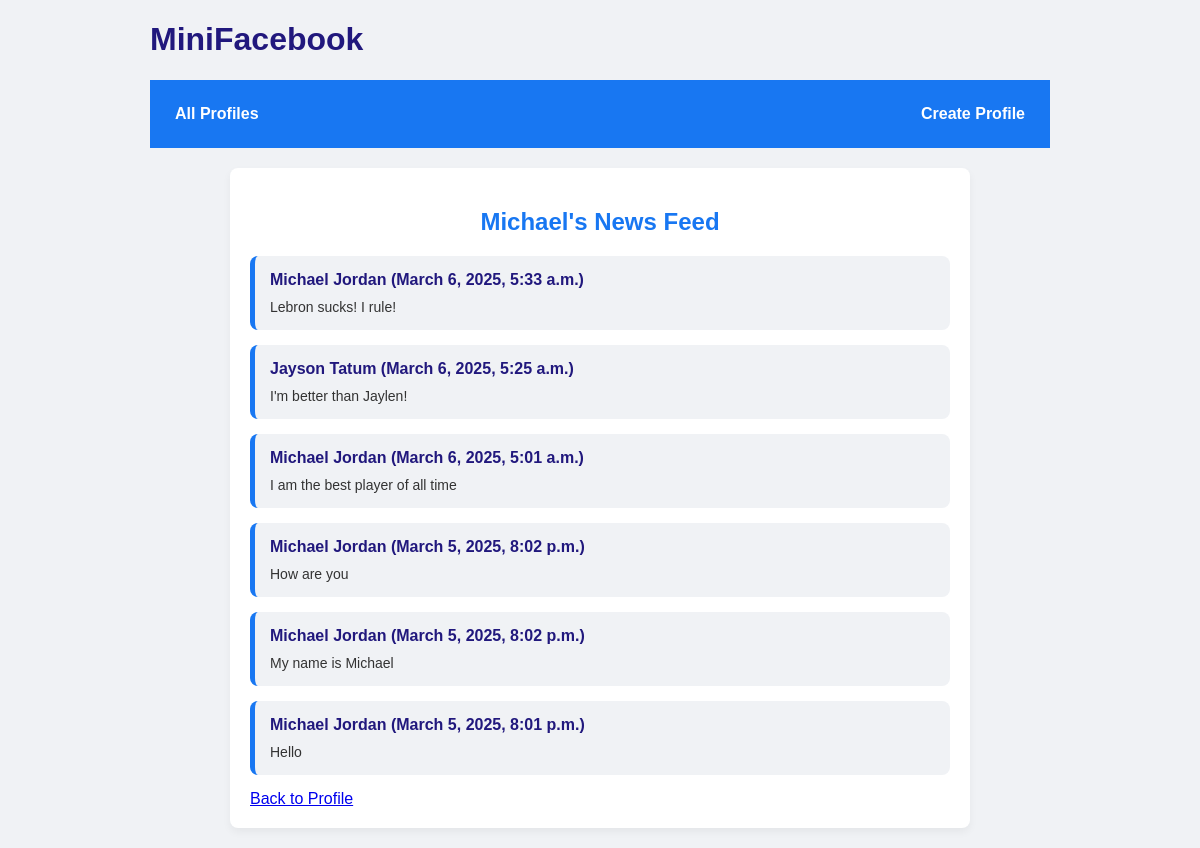
Before: /mini_fb/profile/1/news_feed/ with the older database file.
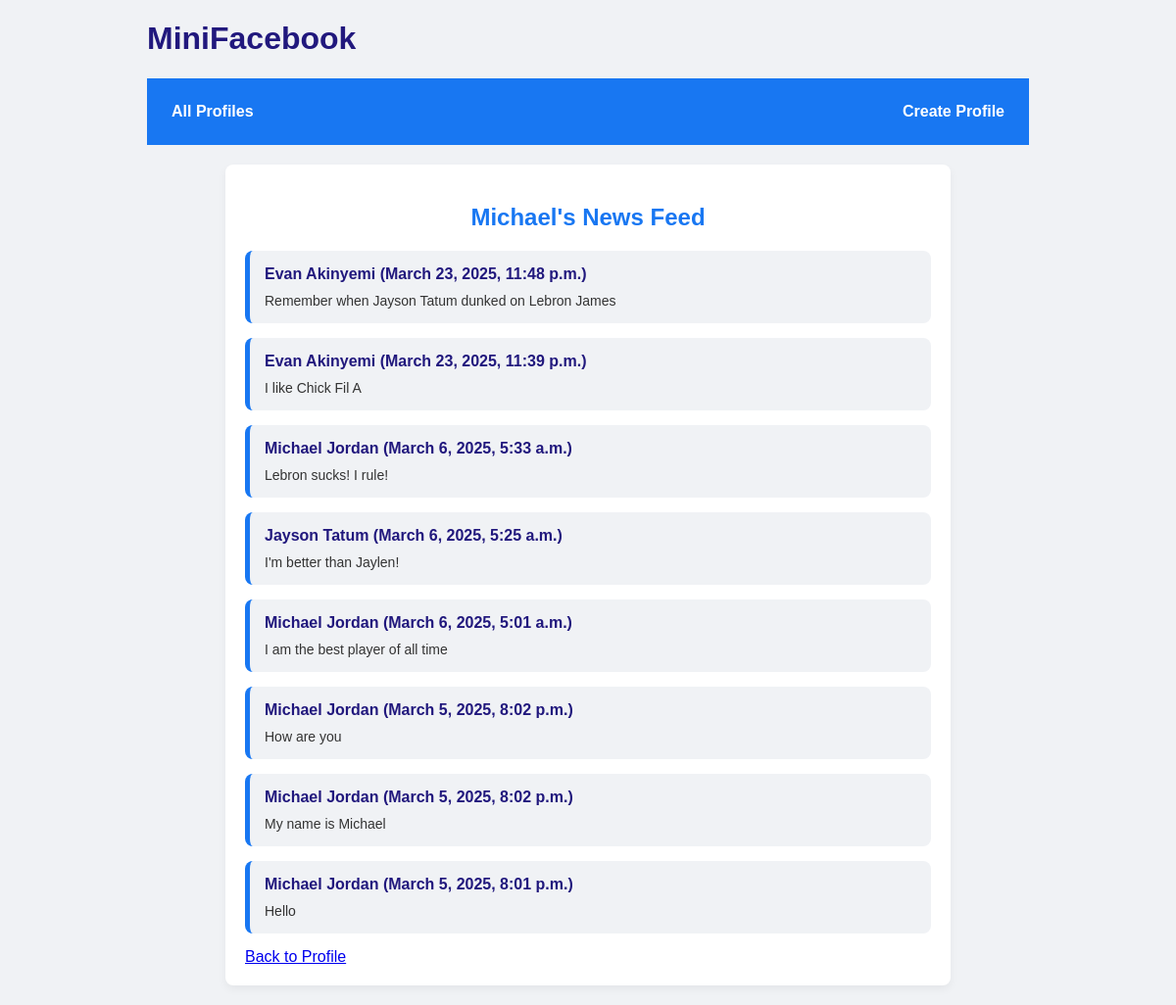
After: the same page with the newer database file.
### cs412/mini_fb/models.py (models this page shows, shortened)
class StatusMessage(models.Model):
    profile = models.ForeignKey(Profile, on_delete=models.CASCADE)
    message = models.TextField()
    timestamp = models.DateTimeField(auto_now_add=True)

class Profile(models.Model):
    user = models.OneToOneField(User, on_delete=models.CASCADE, related_name="profile", default=1)
    first_name = models.CharField(max_length=100)
    last_name = models.CharField(max_length=100)
    city = models.CharField(max_length=100)
    email = models.EmailField(unique=True)
    profile_image_url = models.URLField(blank=True, null=True)
    def get_friends(self):
        friends1 = Friend.objects.filter(profile1=self).values_list('profile2', flat=True)
        friends2 = Friend.objects.filter(profile2=self).values_list('profile1', flat=True)
        friend_ids = list(friends1) + list(friends2)
        return Profile.objects.filter(id__in=friend_ids)
    def get_news_feed(self):
        friend_ids = self.get_friends().values_list('id', flat=True)
        all_ids = list(friend_ids) + [self.id]
        return StatusMessage.objects.filter(profile__id__in=all_ids).order_by('-timestamp')

### cs412/mini_fb/views.py (the view)
# urls.py: path('profile/<int:pk>/news_feed/', ShowNewsFeedView.as_view(), name="news_feed"),
class ShowNewsFeedView(DetailView):
    model = Profile
    template_name = "mini_fb/news_feed.html"
    context_object_name = "profile"
    def get_context_data(self, **kwargs):
        context = super().get_context_data(**kwargs)
        profile = self.get_object()
        context["feed"] = profile.get_news_feed()
        return context

### cs412/mini_fb/templates/mini_fb/news_feed.html
{% extends 'mini_fb/base.html' %}
{% block content %}
<div class="news-feed">
<h2>{{ profile.first_name }}'s News Feed</h2>
{% for status in feed %}
    <article>
        <h4>
            {{ status.profile.first_name }} {{ status.profile.last_name }}
            ({{ status.timestamp }})
        </h4>
        <p>{{ status.message }}</p>
    </article>
{% empty %}
    <p>No updates yet.</p>
{% endfor %}
<a href="{% url 'mini_fb:show_profile' profile.pk %}">Back to Profile</a>
</div>
{% endblock %}

Changed rows visible on the page:
added StatusMessage: profile.first_name "Evan", profile.last_name "Akinyemi", timestamp "March 23, 2025, 11:48 p.m.", message "Remember when Jayson Tatum dunked on Lebron James"
added StatusMessage: profile.first_name "Evan", profile.last_name "Akinyemi", timestamp "March 23, 2025, 11:39 p.m.", message "I like Chick Fil A"
